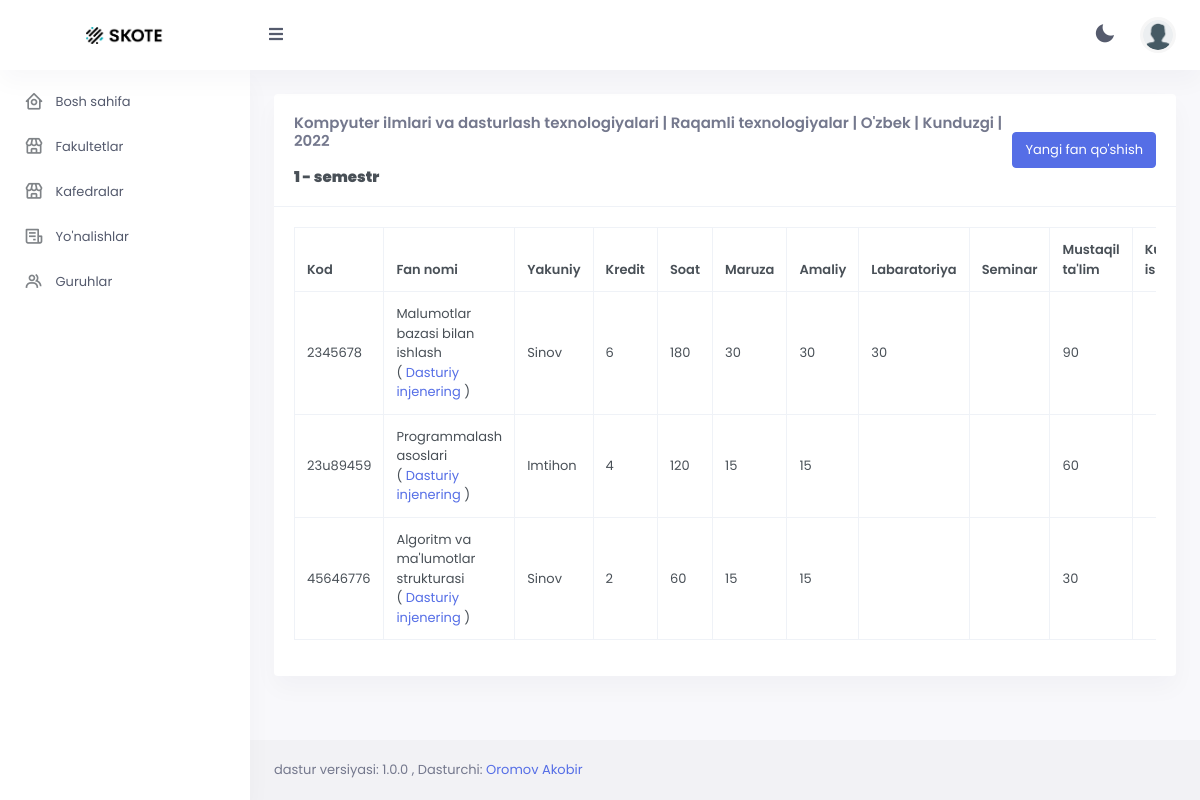
Page /department/plan/init/1/semestr/1 (signed in) on the committed database.
### curriculum/models.py (models this page shows, shortened)
class Direction(models.Model):
    LANGUAGE_CHOICES = (
        ("O'zbek", "O'zbek"),
        ("Rus", "Rus"),
        ("Boshqa", "Boshqa")
    )
    STUDY_FORM_CHOICES = (
        ("Kunduzgi", "Kunduzgi"),
        ("Kechki", "Kechki"),
        ("Sirtqi", "Sirtqi"),
    )
    name = models.CharField(max_length=150, verbose_name='Yo\'nalish nomi')
    faculty = models.ForeignKey(Faculty, on_delete=models.CASCADE, verbose_name='Fakulteti')
    code = models.CharField(max_length=30,null=True, blank=True, verbose_name='Yo\'nalish kodi')
    language = models.CharField(max_length=10, choices=LANGUAGE_CHOICES, verbose_name="Ta'lim tili")
    study_form = models.CharField(max_length=15,choices=STUDY_FORM_CHOICES, verbose_name="Ta'lim shakli")
    year = models.IntegerField(verbose_name='Qabul qilingan yili')
    @property
    def max_semestr(self):
        if self.study_form == "Kunduzgi":
            return 8
        elif self.study_form == "Kechki":
            return 9
        else:
            return 10
    class Meta:
        verbose_name = 'Yo\'nalish'
        verbose_name_plural = '4. Barcha yo\'nalishlar'

class Faculty(models.Model):
    manager = models.OneToOneField(FacultyManager, on_delete=models.CASCADE)
    name = models.CharField(max_length=150)
    class Meta:
        verbose_name = 'Fakultet'
        verbose_name_plural = '1. Fakultetlar'

class Science(models.Model):
    name = models.CharField(max_length=150)
    cafedra = models.ForeignKey(Cafedra, on_delete=models.CASCADE)
    class Meta:
        verbose_name = 'Fan'
        verbose_name_plural = '3. Fanlar'

class ScienceWithSemestr(models.Model):
    EXAM_TYPE = (
        ("Imtihon", "Imtihon"),
        ("Sinov", "Sinov"),
    )
    semestr = models.IntegerField(verbose_name="Semestr raqami")
    direction = models.ForeignKey(Direction, on_delete=models.CASCADE)
    science = models.ForeignKey(Science, on_delete=models.CASCADE)
    science_code = models.CharField(max_length=150, verbose_name="Fan kodi")
    exam = models.CharField(max_length=10, choices=EXAM_TYPE, verbose_name="Imtihon shakli")
    credit = models.IntegerField(default=0, verbose_name="Kredit miqdori")
    practice = models.IntegerField(default=0, verbose_name="Amaliyot")
    lecture = models.IntegerField(default=0, verbose_name="Ma'ruza")
    seminar = models.IntegerField(default=0, verbose_name="Seminar")
    laboratory = models.IntegerField(default=0, verbose_name="Labaratoriya")
    independent_work = models.IntegerField(default=0, verbose_name="Mustaqil ish")
    course_work = models.BooleanField(default=False, verbose_name="Kurs ishi")
    class Meta:
        verbose_name = 'Fan rejasi'
        verbose_name_plural = '6. Semestrlik fanlar'

class Cafedra(models.Model):
    manager = models.OneToOneField(CafedraManager, on_delete=models.CASCADE)
    faculty = models.ForeignKey(Faculty, on_delete=models.CASCADE)
    name = models.CharField(max_length=200)
    class Meta:
        verbose_name = 'Kafedra'
        verbose_name_plural = '2. Kafedralar'

### department/decorators.py (the view)
    def wrapper_func(request: WSGIRequest, *args, **kwargs):
        user = request.user
        if not request.user.is_authenticated:
            raise Http404
        try:
            employee = DepartmentEmployee.objects.get(user_id=request.user.pk)
            employee.user.groups.get(name=DEPARTMENT.name)
        except:
            raise Http404
        return func(request, *args, **kwargs)

### curriculum/templatetags/utils.py (called while the page is built)
@register.filter('full_data')
def full_data(data):
    _full_data = []
    for i in data:
        _full_data.append({
            'code': i.science_code,
            'science': i.science,
            'form': i.exam,
            'credit': i.credit,
            'hours': i.credit * 30,
            'lecture': ['' if i.lecture==0 else i.lecture][0],
            'practice': ['' if i.practice == 0 else i.practice][0],
            'seminar': ['' if i.seminar == 0 else i.seminar][0],
            'laboratory': ['' if i.laboratory == 0 else i.laboratory][0],
            'independent_work': ['' if i.independent_work == 0 else i.independent_work][0],
            'course_work': ['K' if i.course_work else ""][0],
            'pk': i.pk,
        })
    return _full_data

### department/views/plan.py (called while the page is built)
@login_required(login_url='login')
@security_decorator
def plan_init(request: WSGIRequest, direction_id, semestr_id):
    direction = get_object_or_404(Direction, pk=direction_id)
    if direction.max_semestr < semestr_id:
        raise Http404("Ushbu semestr mavjud emas")
    data = ScienceWithSemestr.objects.filter(direction_id=direction_id, semestr=semestr_id)
    form = ScienceWithSemestrForm()
    return render(request, 'department/plan/init.html', {
        'direction': direction,
        'semestr_id': semestr_id,
        'data': data,
        'form': form,
    })

### templates/department/plan/init.html (shortened to what this page needs)
{% extends 'department/base.html' %}
{% load utils %}
{% block content %}
<div class="row">
    <div class="col-lg-12">
        <div class="card">
            <div class="card-body border-bottom">
                <div class="d-flex align-items-center">
                    <h5 class="mb-0 card-title flex-grow-1">
                        <span class="text-secondary">
                            {{direction.name}} | {{direction.faculty.name}} | {{direction.language}}
                            | {{direction.study_form}} | {{direction.year}}
                        </span> <br><br>
                        <strong>
                            {{semestr_id}} - semestr
                        </strong>
                    </h5>
                    <div class="flex-shrink-0">
                        <a class="btn btn-primary" onclick="show_form()"> Yangi fan qo'shish </a>
                    </div>
                </div>
            </div>
            <div class="card-body">
                <div class="table-responsive">
                    <table class="table table-bordered align-middle nowrap">
                        <thead>
                            <tr>
                                <th scope="col">Kod</th>
                                <th scope="col">Fan nomi</th>
                                <th scope="col">Yakuniy</th>
                                <th scope="col">Kredit</th>
                                <th scope="col">Soat</th>
                                <th scope="col">Maruza</th>
                                <th scope="col">Amaliy</th>
                                <th scope="col">Labaratoriya</th>
                                <th scope="col">Seminar</th>
                                <th scope="col">Mustaqil<br>ta'lim</th>
                                <th scope="col">Kurs<br>ishi</th>
                            </tr>
                        </thead>
                        <tbody id="data_table">
                            {% for i in data|full_data %}
                            <tr id="row_{{i.pk}}" class="form_unshow">
                                <td class="data-view"> {{i.code}} </td>
                                <td class="data-view">
                                    {{i.science.name}} <br>
                                    ( <a href="{% url 'd_detail_cafedra' i.science.pk %}">{{i.science.cafedra.name}}</a>
                                    )
                                </td>
                                <td class="data-view">{{i.form}}</td>
                                <td class="data-view">{{i.credit}}</td>
                                <td class="data-view">{{i.hours}}</td>
                                <td class="data-view">{{i.lecture}}</td>
                                <td class="data-view">{{i.practice}}</td>
                                <td class="data-view">{{i.laboratory}}</td>
                                <td class="data-view">{{i.seminar}}</td>
                                <td class="data-view">{{i.independent_work}}</td>
                                <td class="data-view">{{i.course_work}}</td>
                            </tr>
                            {% endfor %}
                        </tbody>
                    </table>
                </div>
            </div>
        </div>
    </div>
</div>
{% endblock %}
{% block head_static %}
<link href="https://cdn.jsdelivr.net/npm/select2@4.1.0-rc.0/dist/css/select2.min.css" rel="stylesheet" />
{% endblock %}

### templates/department/plan/init.html (style rules this page uses)
.form_unshow>.data-view { display: table-cell !important; }

### rows in the picture
Direction: name "Kompyuter ilmlari va dasturlash texnologiyalari", faculty.name "Raqamli texnologiyalar", language "O'zbek", study_form "Kunduzgi", year "2022"
Science: code "2345678", science.name "Malumotlar bazasi bilan ishlash", science.cafedra.name "Dasturiy injenering", form "Sinov", credit "6", hours "180", lecture "30", practice "30", laboratory "30", independent_work "90"
Science: code "23u89459", science.name "Programmalash asoslari", science.cafedra.name "Dasturiy injenering", form "Imtihon", credit "4", hours "120", lecture "15", practice "15", independent_work "60"
Science: code "45646776", science.name "Algoritm va ma'lumotlar strukturasi", science.cafedra.name "Dasturiy injenering", form "Sinov", credit "2", hours "60", lecture "15", practice "15", independent_work "30"

### other values in the picture
{{ semestr_id }} "1"
